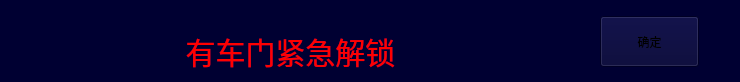
<?xml version="1.0" encoding="UTF-8"?>
<ui version="4.0">
 <class>Form</class>
 <widget class="QWidget" name="Form">
  <property name="geometry">
   <rect>
    <x>0</x>
    <y>0</y>
    <width>740</width>
    <height>82</height>
   </rect>
  </property>
  <property name="windowTitle">
   <string>Form</string>
  </property>
  <property name="styleSheet">
   <string notr="true">background-color: rgb(0, 0, 50);</string>
  </property>
  <widget class="QLabel" name="label">
   <property name="geometry">
    <rect>
     <x>0</x>
     <y>0</y>
     <width>561</width>
     <height>81</height>
    </rect>
   </property>
   <property name="styleSheet">
    <string notr="true">background-color: rgb(0, 0, 50);
color: red;
font:30px;</string>
   </property>
   <property name="text">
    <string>有车门紧急解锁</string>
   </property>
   <property name="alignment">
    <set>Qt::AlignCenter</set>
   </property>
  </widget>
  <widget class="QPushButton" name="pushButton">
   <property name="geometry">
    <rect>
     <x>600</x>
     <y>16</y>
     <width>99</width>
     <height>51</height>
    </rect>
   </property>
   <property name="text">
    <string>确定</string>
   </property>
  </widget>
  <widget class="QLabel" name="label_2">
   <property name="geometry">
    <rect>
     <x>10</x>
     <y>10</y>
     <width>561</width>
     <height>81</height>
    </rect>
   </property>
   <property name="styleSheet">
    <string notr="true">background-color: rgb(0, 0, 50);
color: red;
font:30px;</string>
   </property>
   <property name="text">
    <string>有车门紧急解锁</string>
   </property>
   <property name="alignment">
    <set>Qt::AlignCenter</set>
   </property>
  </widget>
 </widget>
 <resources/>
 <connections/>
</ui>
